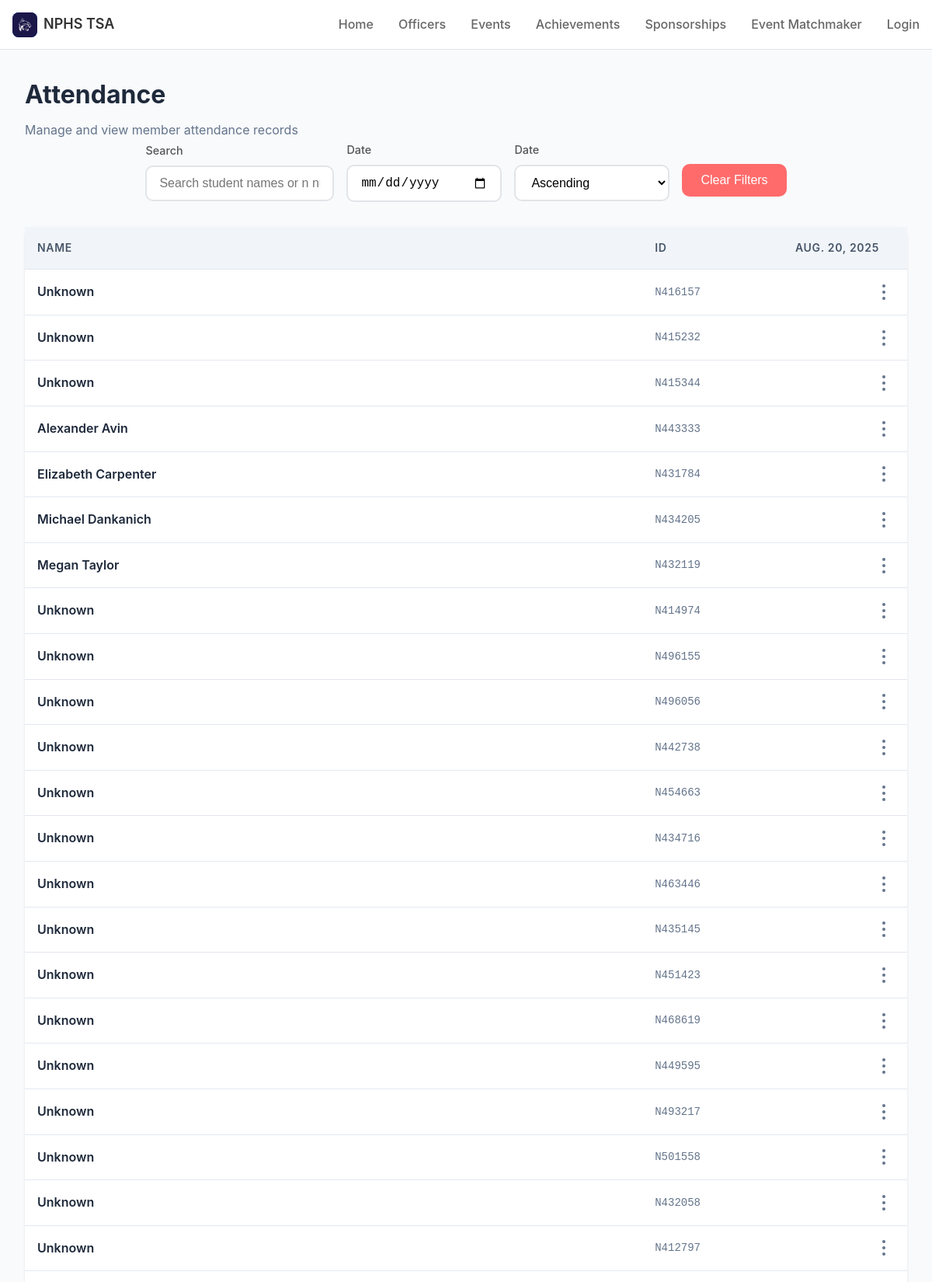
/members/attendance/ (upper part), run on the app's committed database.
### members/models.py (models this page shows)
class AttendanceRecord(models.Model):
    date = models.DateField()
    n_number = models.CharField(max_length=7)
    user = models.ForeignKey(Member, on_delete=models.CASCADE, blank=True, null=True)

### authentication/models.py (models this page shows, shortened)
class Member(AbstractUser):
    name = models.CharField(max_length=100)
    username = models.CharField(max_length=7, unique=True) # nNumber
    role = models.CharField(max_length=20, default="Member")
    strikes = models.IntegerField(default=0)
    email = models.EmailField(unique=True)

### members/views.py (the view)
# urls.py: path("attendance/", views.attendance_view, name="attendance"),
def attendance_view(request):
    records = AttendanceRecord.objects.select_related('user').order_by('date')
    grouped_by_date = {
        date: list(group)
        for date, group in groupby(records, key=attrgetter('date'))
    }
    print(grouped_by_date)
    return render(request, "attendance.html", {"records": grouped_by_date})

### authentication/templatetags/is_officer.py (called while the page is built)
@register.filter(name='is_officer')
def is_officer(user):
    return user.groups.filter(name="Officer").exists()

### coresite/templatetags/mycomponents.py (called while the page is built)
@register.inclusion_tag('components/navbar.html', takes_context=True)
def navbar(context, active_navbar_link, active_sidebar_link):
    user = context['request'].user
    return {
        'user': user,
        'is_authenticated': user.is_authenticated,
        'active_navbar_link': active_navbar_link,
        'active_sidebar_link': active_sidebar_link
    }

### members/templatetags/my_filters.py (called while the page is built)
@register.filter
def replace_string(value, arg):
    value = str(value)
    old_substring, new_substring = arg.split(',')
    return value.replace(old_substring, new_substring)

### members/templates/attendance.html (shortened to what this page needs)
<!DOCTYPE html>
<html lang="en">
    <head>
        {% load static %}
        <link rel="stylesheet" href="{% static 'css/styles.css' %}" />
        <link rel="stylesheet" href="{% static 'css/members.css' %}" />
    </head>
    <body>
        {% load mycomponents %}
        {% load my_filters %}
        {% load is_officer %}
        {% navbar "none" "Attendance" %}
        <div class="container">
            <div class="header">
                <h1>Attendance</h1>
                <p>Manage and view member attendance records</p>
                <div class="filters">
                    <div class="filter-group">
                        <label for="searchInput">Search</label>
                        <input type="text" id="searchInput" class="filter-input" placeholder="Search student names or n numbers...">
                    </div>
                    <div class="filter-group">
                        <label for="dateFilter">Date</label>
                        <input type="date" name="dateFilter" id="dateFilter" class="filter-input" />
                    </div>
                    <div class="filter-group">
                        <label for="dateOrderFilter">Date</label>
                        <select id="dateOrderFilter" name="dateOrderFilter" class="dateOrderFilter filter-input">
                            <option value="ascending">Ascending</option>
                        </select>
                    </div>
                    <button class="clear-filters" onclick="clearAllFilters()">Clear Filters</button>
                </div>
            </div>
            {% for date, record in records.items %}
            <div class="members-table" id="date-{{ date|replace_string:' , ' }}">
                <table>
                    <thead>
                        <tr style="position: relative;">
                            <th>Name</th>
                            <th>ID</th>
                            <th class="date" style="position: absolute; right: 20px; top: 50%; transform: translateY(-50%);">{{ date }}</th>
                        </tr>
                    </thead>
                    <tbody id="membersTableBody">
                        {% for member in record %}
                        <tr>
                            <td class="member-name" style="width: 70%;">
                                {% if member.user %}
                                {{ member.user.name }}
                                {% else %}
                                Unknown
                                {% endif %}
                            </td>
                            <td class="member-id">{{ member.n_number }}</td>
                            <td style="position: relative;" style="z-index: 100;">
                                <div class="menu-container" style="position: absolute; right: 20px; top: 50%; transform: translateY(-50%); z-index: 100">
                                    <button
                                        class="menu-button"
                                        onclick="toggleMenu('{{ forloop.parentloop.counter }}-{{ forloop.counter }}')"
                                    >
                                        <span class="menu-dots"></span>
                                    </button>
                                </div>
                            </td>
                        </tr>
                        {% endfor %}
                    </tbody>
                </table>
            </div>
            {% endfor %}
        </div>
    </body>
</html>

### static/css/styles.css (style rules this page uses)
:root { --tsa-navy-blue: #005DAB; --tsa-dark-navy-blue: #012D53; --tsa-dark-red: #893B47; --tsa-red: #DB2B1E; --background: #ffffff; --foreground: #012D53; --card: #ffffff; --card-foreground: #0f172a; --primary: #012D53; --primary-foreground: #ffffff; --secondary: #f1f5f9; --secondary-foreground: #0f172a; --muted: #f1f5f9; --muted-foreground: #45638d; --accent: #f1f5f9; --accent-foreground: #0f172a; --destructive: #ef4444; --destructive-foreground: #ffffff; --border: #2d4b6563; --input: #e2e8f0; --ring: var(); --ring: var(--tsa-navy-blue); --shadow-sm: 0 1px 2px 0 rgba(0, 0, 0, 0.05); --shadow: 0 1px 3px 0 rgba(0, 0, 0, 0.1), 0 1px 2px 0 rgba(0, 0, 0, 0.06); --shadow-md: 0 4px 6px -1px rgba(0, 0, 0, 0.1), 0 2px 4px -1px rgba(0, 0, 0, 0.06); --shadow-lg: 0 10px 15px -3px rgba(0, 0, 0, 0.1), 0 4px 6px -2px rgba(0, 0, 0, 0.05); --radius: 8px; }
* { margin: 0; padding: 0; box-sizing: border-box; }
body { font-family: "Inter", -apple-system, BlinkMacSystemFont, "Segoe UI", Roboto, Oxygen, Ubuntu, Cantarell, "Open Sans", "Helvetica Neue", sans-serif; color: var(--foreground); background: #eee; min-height: 100vh; max-height: fit-content; line-height: 1.5; }
.container { margin: 64px auto 0; }

### static/css/members.css (style rules this page uses)
* { margin: 0; padding: 0; box-sizing: border-box; }
body { font-family: -apple-system, BlinkMacSystemFont, 'Segoe UI', Roboto, sans-serif; background-color: #f8fafc; color: #334155; line-height: 1.6; }
.container { max-width: 1200px; padding: 2rem; }
.header { margin-bottom: 2rem; }
.header h1 { font-size: 2rem; font-weight: 700; color: #1e293b; margin-bottom: 0.5rem; }
.header p { color: #64748b; }
.members-table { background: white; border-radius: 12px; box-shadow: 0 1px 3px rgba(0, 0, 0, 0.1); margin-top: 20px; }
table { width: 100%; border-collapse: collapse; }
thead { background-color: #f1f5f9; }
th { padding: 1rem; text-align: left; font-weight: 600; color: #475569; font-size: 0.875rem; text-transform: uppercase; letter-spacing: 0.05em; }
td { padding: 1rem; border-top: 1px solid #e2e8f0; }
.member-name { font-weight: 600; color: #1e293b; }
.member-id { font-family: 'Monaco', 'Menlo', monospace; font-size: 0.875rem; color: #64748b; }
.menu-container { position: relative; display: inline-block; }
.menu-button { background: none; border: none; cursor: pointer; padding: 0.5rem; border-radius: 6px; transition: background-color 0.2s; display: flex; align-items: center; justify-content: center; }
.menu-dots { width: 4px; height: 4px; background-color: #64748b; border-radius: 50%; position: relative; }
.menu-dots::before, .menu-dots::after { content: ''; width: 4px; height: 4px; background-color: #64748b; border-radius: 50%; position: absolute; left: 0; }
.menu-dots::before { top: -8px; }
.menu-dots::after { top: 8px; }
.filters { display: flex; flex-wrap: wrap; gap: 1rem; justify-content: center; align-items: center; }
.filter-group { display: flex; flex-direction: column; gap: 0.5rem; }
.filter-group label { font-size: 0.9rem; font-weight: 500; color: #555; }
.filter-input { padding: 0.75rem 1rem; border: 2px solid #e1e5e9; border-radius: 10px; font-size: 1rem; background: white; transition: all 0.3s ease; min-width: 200px; }
.clear-filters { padding: 0.75rem 1.5rem; background: #ff6b6b; color: white; border: none; border-radius: 10px; cursor: pointer; font-size: 1rem; font-weight: 500; transition: all 0.3s ease; margin-top: 1.5rem; }

### data on the page
AttendanceRecord: records "AUG. 20, 2025", shows "Unknown", n_number "N416157"
AttendanceRecord: shows "Unknown", n_number "N415232"
AttendanceRecord: shows "Unknown", n_number "N415344"
AttendanceRecord: user.name "Alexander Avin", n_number "N443333"
AttendanceRecord: user.name "Elizabeth Carpenter", n_number "N431784"
AttendanceRecord: user.name "Michael Dankanich", n_number "N434205"
AttendanceRecord: user.name "Megan Taylor", n_number "N432119"
AttendanceRecord: shows "Unknown", n_number "N414974"
AttendanceRecord: shows "Unknown", n_number "N496155"
AttendanceRecord: shows "Unknown", n_number "N496056"
AttendanceRecord: shows "Unknown", n_number "N442738"
AttendanceRecord: shows "Unknown", n_number "N454663"
AttendanceRecord: shows "Unknown", n_number "N434716"
AttendanceRecord: shows "Unknown", n_number "N463446"
AttendanceRecord: shows "Unknown", n_number "N435145"
AttendanceRecord: shows "Unknown", n_number "N451423"
AttendanceRecord: shows "Unknown", n_number "N468619"
AttendanceRecord: shows "Unknown", n_number "N449595"
AttendanceRecord: shows "Unknown", n_number "N493217"
AttendanceRecord: shows "Unknown", n_number "N501558"
AttendanceRecord: shows "Unknown", n_number "N432058"
AttendanceRecord: shows "Unknown", n_number "N412797"
